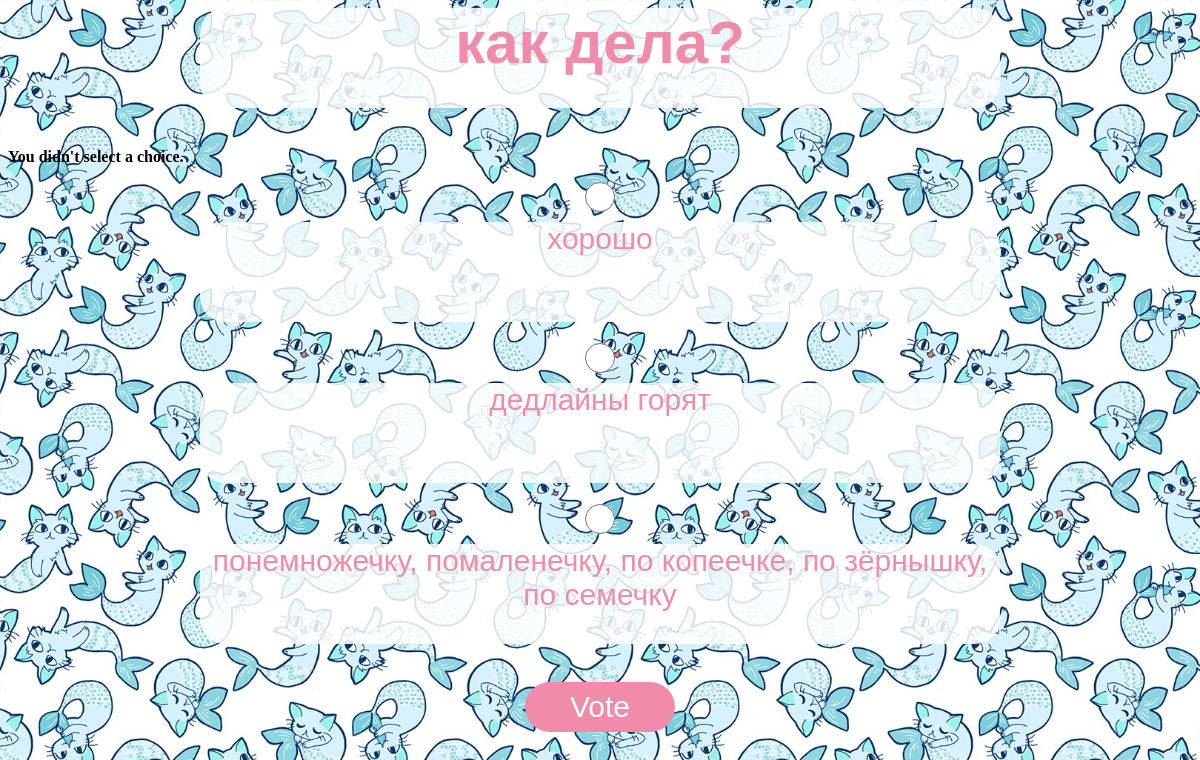
/polls/2/vote/, run on the app's committed database.
### polls/models.py (models this page shows, shortened)
class Question(models.Model):
    question_text = models.CharField(max_length=200)
    pub_date = models.DateTimeField('date published')

class Choice(models.Model):
    question = models.ForeignKey(Question, on_delete=models.CASCADE)
    choice_text = models.CharField(max_length=200)
    votes = models.IntegerField(default=0)

### polls/views.py (the view)
# urls.py: path('<int:question_id>/vote/', views.vote, name='vote'),
def vote(request, question_id):
    question = get_object_or_404(Question, pk=question_id)
    try:
        selected_choice = question.choice_set.get(pk=request.POST['choice'])
    except (KeyError, Choice.DoesNotExist):
        return render(request, 'polls/detail.html', {
            'question': question,
            'error_message': "You didn't select a choice.",
        })
    else:
        selected_choice.votes += 1
        selected_choice.save()
        return HttpResponseRedirect(reverse('polls:results', args=(question.id,)))

### polls/templates/polls/detail.html (shortened to what this page needs)
{% load static %}
<link rel="stylesheet" type="text/css" href="{% static 'polls/style.css' %}">
<h1>{{ question.question_text }}</h1>
{% if error_message %}<p><strong>{{ error_message }}</strong></p>{% endif %}
<form action="{% url 'polls:vote' question.id %}" method="post">
{% for choice in question.choice_set.all %}
    <input type="radio" name="choice" id="choice{{ forloop.counter }}" value="{{ choice.id }}">
    <label for="choice{{ forloop.counter }}">{{ choice.choice_text }}</label><br>
{% endfor %}
<input type="submit" value="Vote">
</form>

### polls/static/polls/style.css (style rules this page uses)
h1 { font-family: Verdana, Geneva, Tahoma, sans-serif; font-size: 60px; color: rgb(240, 140, 170); background-color: rgba(255, 255, 255, 0.844); height: 100px; width: 800px; text-align: center; display: block; margin-left: auto; margin-right: auto; border-radius: 25px; }
label { font-family: Verdana, Geneva, Tahoma, sans-serif; font-size: 30px; color: rgb(240, 140, 170); text-align: center; display: block; margin-left: auto; margin-right: auto; border-radius: 25px; background-color: rgba(255, 255, 255, 0.844); height: 100px; width: 800px; }
input[type="submit"] { margin-top: 20px; border-radius: 25px; font-size: 30px; font-family: Verdana, Geneva, Tahoma, sans-serif; background-color: rgb(240, 140, 170); color: white; border: none; height: 50px; width: 150px; display: block; margin-left: auto; margin-right: auto; }
input[type="radio"] { height: 30px; width: 30px; margin-left: 90px; display: block; margin-left: auto; margin-right: auto; margin-bottom: 10px; }

### data on the page
Question: question_text "как дела?"
Choice: choice_text "хорошо"
Choice: choice_text "дедлайны горят"
Choice: choice_text "понемножечку, помаленечку, по копеечке, по зёрнышку, по семечку"

### other printed values
{{ error_message }} "You didn't select a choice."
